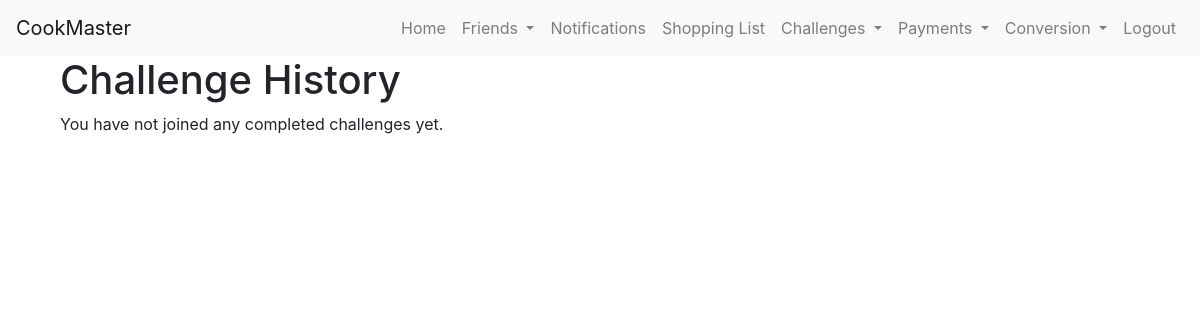
Page /challenge_history (signed in) on the earlier database version.
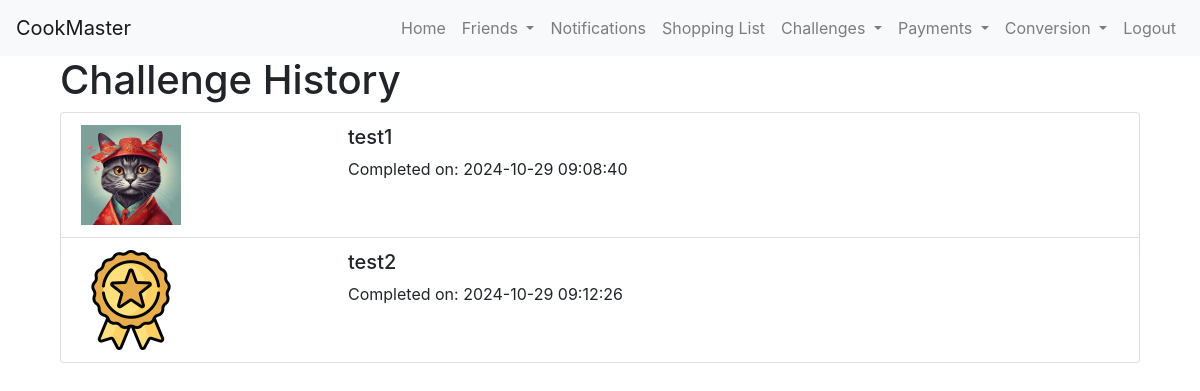
Same page on the later database version.
### app/models.py (models this page shows, shortened)
class Challenge(db.Model):
    __tablename__ = 'challenge'
    id = db.Column(db.Integer, primary_key=True)
    name = db.Column(db.String(100), nullable=False)
    icon = db.Column(db.String(100))  # Path to the icon
    creator_id = db.Column(db.Integer, db.ForeignKey('user.id'), nullable=False)
    credits_required = db.Column(db.Integer, nullable=False)
    duration = db.Column(db.Integer, nullable=False)  # Duration in seconds
    started_at = db.Column(db.DateTime, nullable=False)  # Start time of the challenge
    ended = db.Column(db.Boolean, default=False)  # Field to mark if the challenge has ended
    participants = db.relationship('ChallengeParticipant', backref='challenge_participation', lazy=True, cascade="all, delete-orphan")

### app/user_routes.py (the view)
@user.route('/challenge_history')
@login_required
def challenge_history():
    joined_challenges = ChallengeParticipant.query.filter_by(user_id=current_user.id).join(Challenge).filter(
        Challenge.ended == True
    ).all()
    history_data = []
    for participation in joined_challenges:
        challenge = participation.challenge
        history_data.append({
            'name': challenge.name,
            'completion_time': (challenge.started_at + timedelta(seconds=challenge.duration)).strftime('%Y-%m-%d %H:%M:%S'),
            'image': challenge.icon if challenge.icon else 'default_icon.jpg'
        })
    return render_template('challenge_history.html', history_data=history_data)

### app/__init__.py (called while the page is built)
@login_manager.user_loader
def load_user(user_id):
    from app.models import User
    return User.query.get(int(user_id))

### app/templates/challenge_history.html
{% extends "base.html" %}
{% block content %}
  <div class="container">
    <h1>Challenge History</h1>
    {% if history_data %}
      <ul class="list-group">
        {% for challenge in history_data %}
          <li class="list-group-item">
            <div class="row">
              <div class="col-md-3">
                <img src="{{ url_for('static', filename='challenges/' + challenge.image) }}" alt="{{ challenge.name }}" class="img-fluid" style="max-width: 100px; max-height: 100px;">
              </div>
              <div class="col-md-9">
                <h5>{{ challenge.name }}</h5>
                <p>Completed on: {{ challenge.completion_time }}</p>
              </div>
            </div>
          </li>
        {% endfor %}
      </ul>
    {% else %}
      <p>You have not joined any completed challenges yet.</p>
    {% endif %}
  </div>
{% endblock %}

Differences in the rows shown:
added Challenge: icon (picture), name "test1", completion_time "2024-10-29 09:08:40"
added Challenge: icon (picture), name "test2", completion_time "2024-10-29 09:12:26"
Other differences:
text no longer shown: "You have not joined any completed challenges yet."
